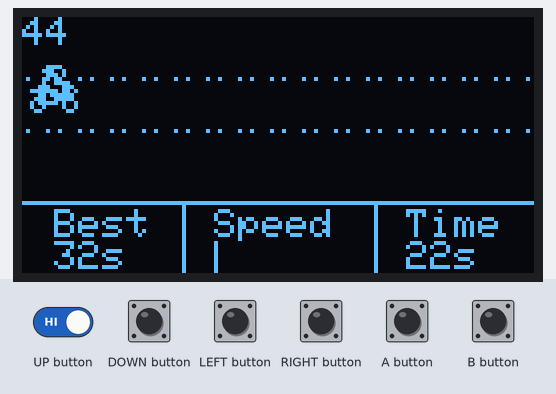
Bench run of a sketch on a simulated Arduboy, built with avr-gcc and run on an emulated ATmega32U4. Parts: 128×64 one-colour display. The test bench sets the inputs (shaded band).

Above: at 1.2 s.
1.3 s: RIGHT button pressed for 0.15 s
At 1.97 s:
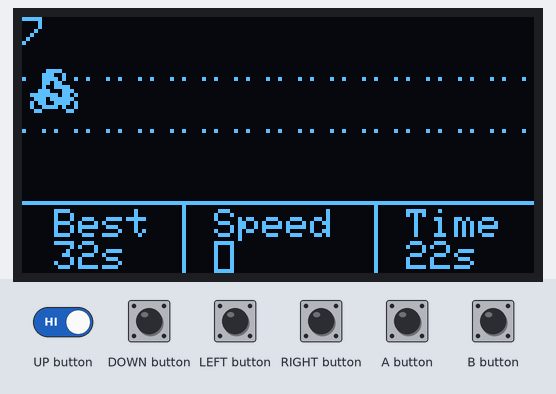
2.0 s: RIGHT button pressed for 1 s
At 2.28 s:
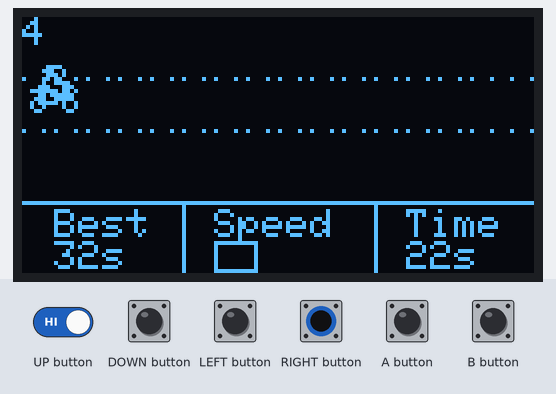
3.6 s: RIGHT button pressed for 1 s
At 3.8 s:
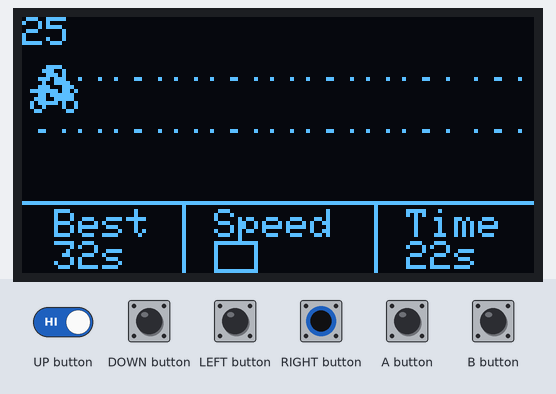
5.2 s: RIGHT button pressed for 0.15 s
At 5.62 s:
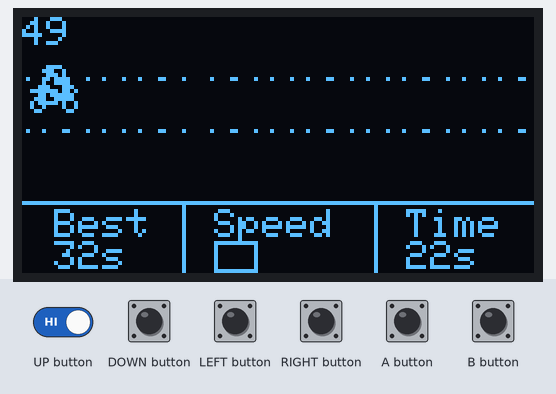
8.9 s: RIGHT button pressed for 0.15 s
At 9.28 s:
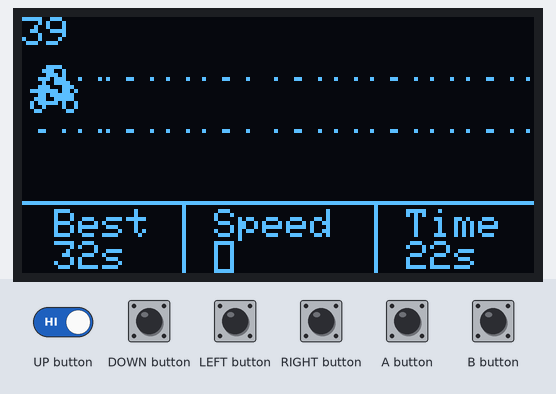
9.6 s: UP button driven LOW and RIGHT button driven LOW
At 9.88 s:
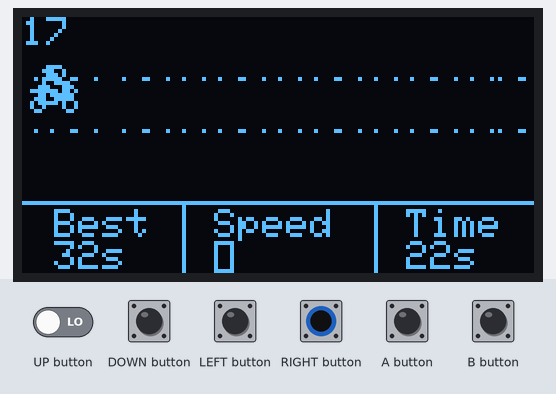
Timing chart, 0 to 12.6 s (numbered marks = the images above; inputs shaded):
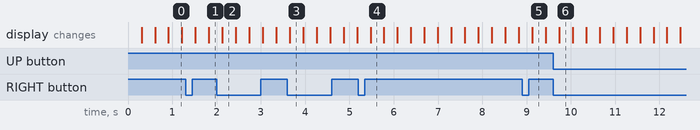

The sketch:

excitebike.ino
```cpp
#include <Arduboy2.h>

Arduboy2 arduboy;

const unsigned char bike_bmp_normal[] PROGMEM = {
    0x00, 0x00, 0x00, 0x00, 0x00, 0xd0, 0x78, 0x38, 0xe8, 0xc8, 0xb0, 0x80, 0x00, 0x00, 0x00, 0x00,
    0x00, 0x00, 0x1a, 0x26, 0x2f, 0x1f, 0x13, 0x16, 0x1e, 0x0c, 0x1f, 0x2f, 0x25, 0x1a, 0x00, 0x00};
const unsigned char bike_bmp_fast[] PROGMEM = {
    0x00, 0x00, 0x00, 0x00, 0x80, 0xe8, 0xbc, 0x1c, 0x74, 0x64, 0xd8, 0xc0, 0x80, 0x00, 0x00, 0x00,
    0x00, 0x00, 0x19, 0x25, 0x2f, 0x1f, 0x09, 0x0b, 0x0f, 0x06, 0x1f, 0x27, 0x26, 0x19, 0x00, 0x00};
const unsigned char *bike_anim_bmp[] = {
    bike_bmp_normal, bike_bmp_fast};

const unsigned char street_bmp_normal[] PROGMEM = {
    0x00, 0x02, 0x00, 0x00, 0x00, 0x00, 0x02, 0x00, 0x00, 0x40, 0x00, 0x00, 0x00, 0x00, 0x40, 0x00};

/**
    * AnimationTimer class
    *
    */

class AnimationTimer
{
  public:
    enum Speeds
    {
        NONE = 0,
        SLOW,
        MIDDLE,
        FAST,
        VERY_FAST,
        ULTRA_FAST
    };

    AnimationTimer(int fps, int frames, AnimationTimer::Speeds updateSpeed);
    int getCurrentImage();
    void changeUpdateSpeed(AnimationTimer::Speeds updateSpeed);

  private:
    int fps;                            //Frames per second in the application
    int frames;                         //The frame count of the animation
    AnimationTimer::Speeds updateSpeed; //Speed in which the images change, dependent on the fps
    int pastFrames;                     //counter for past frames
};

AnimationTimer::AnimationTimer(int fps, int frames, AnimationTimer::Speeds updateSpeed)
{
    this->fps = fps;
    this->frames = frames;
    this->updateSpeed = updateSpeed;
    this->pastFrames = 0;
}

int AnimationTimer::getCurrentImage()
{
    int currImg = 0;
    int frameTime = (fps / frames) - (updateSpeed * 5);

    pastFrames++;

    if (pastFrames > (frameTime * frames))
        pastFrames = 0;

    for (int i = 0; i < frames; i++)
    {
        if (pastFrames >= (i * frameTime) && pastFrames < ((i + 1) * frameTime))
        {
            currImg = i;
        }
    }

    return currImg;
}

void AnimationTimer::changeUpdateSpeed(AnimationTimer::Speeds updateSpeed)
{
    this->updateSpeed = updateSpeed;
}

/**
    * Bike class
    *
    */

class Bike
{
  public:
    Bike();
    ~Bike();
    void render(Arduboy2 *ardu);
    void move(bool isForwardDown);

    void setSpeed(int speed);
    int getSpeed();
    void setPos(int posX, int posY);
    int getPosX();
    int getPosY();

  private:
    AnimationTimer *animTimer;
    int speed;
    int posX, posY;
    int moveCounter;
};

Bike::Bike()
{
    this->speed = 0; // 0 - 5
    this->animTimer = new AnimationTimer(60, 2, static_cast<AnimationTimer::Speeds>(this->speed));
    this->posX = 0;
    this->posY = 10;
    this->moveCounter = 0;
}

Bike::~Bike()
{
    delete animTimer;
}

void Bike::render(Arduboy2 *ardu)
{
    int currentImage = animTimer->getCurrentImage();
    ardu->drawBitmap(this->posX, this->posY, bike_anim_bmp[currentImage], 16, 16, WHITE);
}

void Bike::move(bool isForwardDown)
{

    int delay = 100;

    if (isForwardDown)
    {
        moveCounter++;
        if (moveCounter > delay)
            moveCounter = 1;
    }
    else
    {
        moveCounter--;
        if (moveCounter < 0)
            moveCounter = delay - 1;
    }

    if (moveCounter == delay)
    {
        if (speed + 1 <= 5)
        {
            speed++;
        }
    }
    else if (moveCounter == 0)
    {
        if (speed - 1 >= 0)
        {
            speed--;
        }
    }

    if (isForwardDown && speed == 0)
    {
        speed = 1;
    }

    animTimer->changeUpdateSpeed(static_cast<AnimationTimer::Speeds>(this->speed));

    //LOG
    arduboy.print(moveCounter);
}

void Bike::setSpeed(int speed)
{
    this->speed = speed;
    animTimer->changeUpdateSpeed(static_cast<AnimationTimer::Speeds>(this->speed));
}

int Bike::getSpeed()
{
    return this->speed;
}

void Bike::setPos(int posX, int posY)
{
    this->posX = posX;
    this->posY = posY;
}

int Bike::getPosX()
{
    return this->posX;
}

int Bike::getPosY()
{
    return this->posY;
}

/**
    * Street class
    *
    */

class Street
{
  public:
    Street();
    Street(int posX, int posY);
    void render(Arduboy2 *ardu);
    void move(int speed);

  private:
    int posX, posY;
};

Street::Street()
{
    this->posX = 0;
    this->posY = 0;
}

Street::Street(int posX, int posY)
{
    this->posX = posX;
    this->posY = posY;
}

void Street::render(Arduboy2 *ardu)
{
    ardu->drawBitmap(this->posX, this->posY, street_bmp_normal, 8, 16, WHITE);
}

void Street::move(int speed)
{
    posX -= speed;

    if (speed > 1)
        posX -= 1;

    if (posX + 8 < 0)
    {
        posX = 127;
    }
}

/**
 * Main program
 *
 */

Bike bike;
Street street1[17];

void renderStats();

void setup()
{
    arduboy.begin();
    arduboy.setFrameRate(60);

    for (int i = 0; i < 17; i++)
    {
        int x = i * 8;
        int y = 14;
        street1[i] = Street(x, y);
        street1[i].render(&arduboy);
    }
}

void loop()
{
    if (!arduboy.nextFrame())
        return;

    arduboy.clear();
    arduboy.setCursor(0, 0);

    bike.move(arduboy.pressed(RIGHT_BUTTON));

    for (int i = 0; i < 17; i++)
    {
        street1[i].move(bike.getSpeed());
        street1[i].render(&arduboy);
    }

    bike.render(&arduboy);

    renderStats();

    arduboy.display();
}

void renderStats()
{
    arduboy.drawLine(0, 46, 128, 46);
    arduboy.drawLine(5 * 8, 46, 5 * 8, 64);
    arduboy.drawLine(11 * 8, 46, 11 * 8, 64);

    arduboy.setCursor(1 * 8, 48);
    arduboy.print("Best");
    arduboy.setCursor(1 * 8, 56);
    arduboy.print("32s");

    arduboy.setCursor(6 * 8, 48);
    arduboy.print("Speed");
    arduboy.setCursor(6 * 8, 56);
    if (bike.getSpeed() <= 0)
    {
        arduboy.drawRect(6 * 8, 56, 1, 8);
    }
    else
    {
        arduboy.drawRect(6 * 8, 56, (bike.getSpeed() * 6) - 1, 8);
    }

    arduboy.setCursor(12 * 8, 48);
    arduboy.print("Time");
    arduboy.setCursor(12 * 8, 56);
    arduboy.print("22s");
}
```
